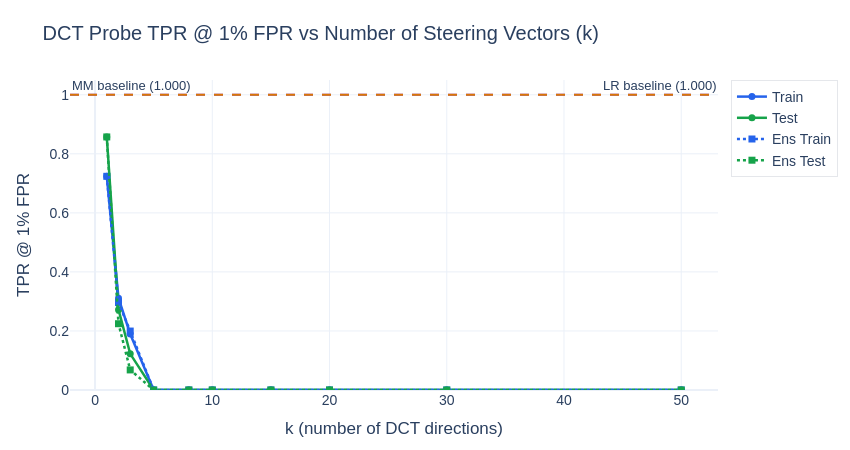

Source (notebook cell):
### Code cell
from jaxtyping import Float
from torch import Tensor
import torch as t
from sklearn.metrics import roc_curve
import numpy as np
import pandas as pd
import plotly.graph_objects as go

def get_tpr_at_fpr(y_true, y_scores, target_fpr=0.01):
    fpr, tpr, thresholds = roc_curve(y_true, y_scores)
    valid_idx = np.where(fpr <= target_fpr)[0]
    return tpr[valid_idx[-1]] if len(valid_idx) > 0 else 0.0

def k_sweep_tpr(
    train_acts: Float[Tensor, "n d_model"],
    train_labels: Float[Tensor, " n"],
    test_acts: Float[Tensor, "n d_model"],
    test_labels: Float[Tensor, " n"],
    V: Float[Tensor, "d_model num_factors"],
    mean_deltas: pd.Series,
    k_values: list[int],
) -> dict[str, list[float]]:
    train_tprs = []
    test_tprs = []
    ens_train_tprs = []
    ens_test_tprs = []

    y_train = train_labels.cpu().numpy()
    y_test = test_labels.cpu().numpy()

    for k in k_values:
        top_indices = mean_deltas.nlargest(k).index.tolist()
        
        probe = DCTProbe.from_data(
            train_acts, train_labels, V=V, top_indices=top_indices
        )

        train_scores = probe(train_acts).detach().cpu().numpy()
        test_scores = probe(test_acts).detach().cpu().numpy()

        train_tprs.append(get_tpr_at_fpr(y_train, train_scores))
        test_tprs.append(get_tpr_at_fpr(y_test, test_scores))

        ens_probe = EnsembleDCTProbe.from_data(
            train_acts, V=V, top_indices=top_indices
        )

        ens_train_scores = ens_probe(train_acts).mean(dim=1).detach().cpu().numpy()
        ens_test_scores = ens_probe(test_acts).mean(dim=1).detach().cpu().numpy()

        ens_train_tprs.append(get_tpr_at_fpr(y_train, ens_train_scores))
        ens_test_tprs.append(get_tpr_at_fpr(y_test, ens_test_scores))

    return {
        "train_tpr": train_tprs, 
        "test_tpr": test_tprs,
        "ens_train_tpr": ens_train_tprs,
        "ens_test_tpr": ens_test_tprs
    }

k_values = [1, 2, 3, 5, 8, 10, 15, 20, 30, 50]
k_values = [k for k in k_values if k <= V.shape[1]]

sweep_results = k_sweep_tpr(
    train_acts["cities"], train_labels["cities"],
    test_acts["cities"], test_labels["cities"],
    V, mean_deltas, k_values,
)

sweep_df = pd.DataFrame({
    "k": k_values,
    "Train TPR": [f"{a:.3f}" for a in sweep_results["train_tpr"]],
    "Test TPR": [f"{a:.3f}" for a in sweep_results["test_tpr"]],
    "Ens Train TPR": [f"{a:.3f}" for a in sweep_results["ens_train_tpr"]],
    "Ens Test TPR": [f"{a:.3f}" for a in sweep_results["ens_test_tpr"]],
})
display(sweep_df)

fig = go.Figure()

fig.add_trace(go.Scatter(
    x=k_values, y=sweep_results["train_tpr"],
    mode="lines+markers", name="Train",
    line=dict(color=PLOT_COLORS["train"], width=2.5),
    marker=dict(size=7),
))
fig.add_trace(go.Scatter(
    x=k_values, y=sweep_results["test_tpr"],
    mode="lines+markers", name="Test",
    line=dict(color=PLOT_COLORS["test"], width=2.5),
    marker=dict(size=7),
))

fig.add_trace(go.Scatter(
    x=k_values, y=sweep_results["ens_train_tpr"],
    mode="lines+markers", name="Ens Train",
    line=dict(color=PLOT_COLORS["train"], width=2.5, dash="dot"),
    marker=dict(size=7, symbol="square"),
))
fig.add_trace(go.Scatter(
    x=k_values, y=sweep_results["ens_test_tpr"],
    mode="lines+markers", name="Ens Test",
    line=dict(color=PLOT_COLORS["test"], width=2.5, dash="dot"),
    marker=dict(size=7, symbol="square"),
))

y_test_cities = test_labels["cities"].cpu().numpy()

mm_test_scores = mm_probe(test_acts["cities"]).detach().cpu().numpy()
lr_test_scores = lr_probe(test_acts["cities"]).detach().cpu().numpy()

mm_test_tpr = get_tpr_at_fpr(y_test_cities, mm_test_scores)
lr_test_tpr = get_tpr_at_fpr(y_test_cities, lr_test_scores)

fig.add_hline(y=mm_test_tpr, line_dash="dash", line_color=PLOT_COLORS["mm"],
              annotation_text=f"MM baseline ({mm_test_tpr:.3f})", 
              annotation_font_size=13,
              annotation_position="top left")
fig.add_hline(y=lr_test_tpr, line_dash="dash", line_color=PLOT_COLORS["lr"],
              annotation_text=f"LR baseline ({lr_test_tpr:.3f})", 
              annotation_font_size=13,
              annotation_position="top right")

fig.update_layout(
    **PLOT_BASE,
    title="DCT Probe TPR @ 1% FPR vs Number of Steering Vectors (k)",
    xaxis_title="k (number of DCT directions)",
    yaxis_title="TPR @ 1% FPR",
    yaxis_range=[0, 1.05],
    height=450,
    width=850,
)
fig.show()

best_k = k_values[int(np.argmax(sweep_results["test_tpr"]))]
best_k_ens = k_values[int(np.argmax(sweep_results["ens_test_tpr"]))]

print(f"\nBest k (Avg) by test TPR: {best_k} ({max(sweep_results['test_tpr']):.3f})")
print(f"Best k (Ens) by test TPR: {best_k_ens} ({max(sweep_results['ens_test_tpr']):.3f})")
print(f"MM baseline test TPR: {mm_test_tpr:.3f}")
print(f"LR baseline test TPR: {lr_test_tpr:.3f}")

### Figure 1 — Plotly figure (JSON) as saved in the notebook; plotly's stock layout.template omitted (floating-point values rounded to 4 significant figures)
{"data": [{"line": {"color": "#2563EB", "width": 2.5}, "marker": {"size": 7}, "mode": "lines+markers", "name": "Train", "type": "scatter", "x": [1, 2, 3, 5, 8, 10, 15, 20, 30, 50], "y": [0.7238, 0.3111, 0.1897, 0, 0, 0, 0, 0, 0, 0]}, {"line": {"color": "#16A34A", "width": 2.5}, "marker": {"size": 7}, "mode": "lines+markers", "name": "Test", "type": "scatter", "x": [1, 2, 3, 5, 8, 10, 15, 20, 30, 50], "y": [0.8571, 0.2721, 0.1224, 0, 0, 0, 0, 0, 0, 0]}, {"line": {"color": "#2563EB", "dash": "dot", "width": 2.5}, "marker": {"size": 7, "symbol": "square"}, "mode": "lines+markers", "name": "Ens Train", "type": "scatter", "x": [1, 2, 3, 5, 8, 10, 15, 20, 30, 50], "y": [0.7238, 0.2962, 0.1997, 0, 0, 0, 0, 0, 0, 0]}, {"line": {"color": "#16A34A", "dash": "dot", "width": 2.5}, "marker": {"size": 7, "symbol": "square"}, "mode": "lines+markers", "name": "Ens Test", "type": "scatter", "x": [1, 2, 3, 5, 8, 10, 15, 20, 30, 50], "y": [0.8571, 0.2245, 0.06803, 0, 0, 0, 0, 0, 0, 0]}], "layout": {"annotations": [{"font": {"size": 13}, "showarrow": false, "text": "MM baseline (1.000)", "x": 0, "xanchor": "left", "xref": "x domain", "y": 1, "yanchor": "bottom", "yref": "y"}, {"font": {"size": 13}, "showarrow": false, "text": "LR baseline (1.000)", "x": 1, "xanchor": "right", "xref": "x domain", "y": 1, "yanchor": "bottom", "yref": "y"}], "font": {"family": "Arial, sans-serif", "size": 14}, "height": 450, "legend": {"bgcolor": "rgba(255,255,255,0.8)", "bordercolor": "#E5E7EB", "borderwidth": 1}, "margin": {"b": 60, "l": 70, "r": 40, "t": 80}, "shapes": [{"line": {"color": "#7C3AED", "dash": "dash"}, "type": "line", "x0": 0, "x1": 1, "xref": "x domain", "y0": 1, "y1": 1, "yref": "y"}, {"line": {"color": "#D97706", "dash": "dash"}, "type": "line", "x0": 0, "x1": 1, "xref": "x domain", "y0": 1, "y1": 1, "yref": "y"}], "title": {"text": "DCT Probe TPR @ 1% FPR vs Number of Steering Vectors (k)"}, "width": 850, "xaxis": {"title": {"text": "k (number of DCT directions)"}}, "yaxis": {"range": [0, 1.05], "title": {"text": "TPR @ 1% FPR"}}}}
